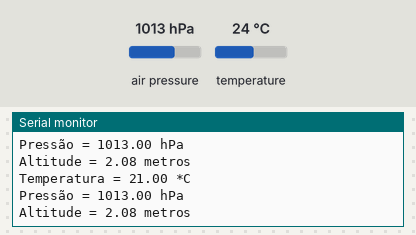
The sketch below on a simulated ESP8266 (NodeMCU). Parts: the last lines printed to the serial monitor. The test bench sets the inputs (shaded band); at power-on: air pressure 1013 hPa, temperature 24 °C. WiFi joins after 1.5 s; servers stay silent unless stated.

Above: at 2.7 s.
2.8 s: air pressure set to 952 hPa
At 4.1 s:
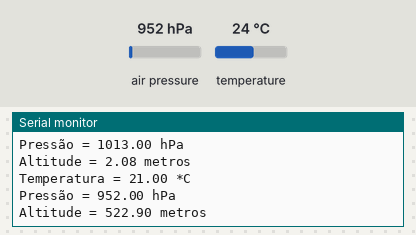
4.3 s: temperature set to 12 °C
At 5.3 s:
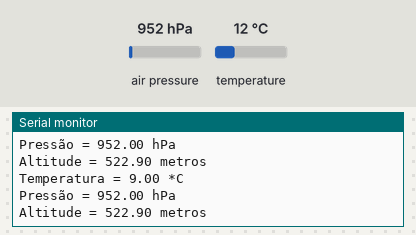
5.8 s: air pressure set to 975 hPa
At 7.3 s:
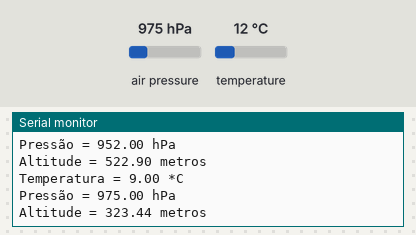
Timing chart, 0 to 8.8 s (numbered marks = the images above; inputs shaded):
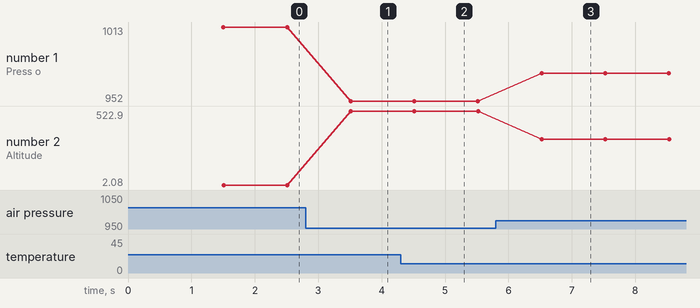

Measured:
- after the input at 2.8 s, the serial monitor: prints a new line after 0.71 s (image 1)
- after the input at 4.3 s, the serial monitor: prints a new line after 0.21 s (image 2)
- after the input at 5.8 s, the serial monitor: prints a new line after 0.72 s (image 3)
- plotted number 1: 1013 → 952 after the input at 2.8 s, 952 → 975 after the input at 5.8 s
- plotted number 2: 2.08 → 522.9 after the input at 2.8 s, 522.9 → 323.44 after the input at 5.8 s

The sketch:

Codigo_Sensor_WiFi.ino
```cpp
#include <Wire.h>
#include <Adafruit_Sensor.h>
#include <Adafruit_BMP280.h>
#include <ESP8266WiFi.h>


#define BMP_SDA 4  // Define o pino SDA (D2 no ESP8266)
#define BMP_SCL 5  // Define o pino SCL (D1 no ESP8266)

Adafruit_BMP280 bmp;
const char* ssid = "Tamyres";
const char* password = "al1916ta";


void setup() {
  // Inicializa a comunicação serial
  Serial.begin(115200);
  Wire.begin(BMP_SDA, BMP_SCL);

  if (!bmp.begin(0x76)) {
    Serial.println("Não foi possível encontrar um sensor BMP280. Verifique as conexões!");
    while (1);
  }

  // Conecta-se à rede Wi-Fi
  WiFi.begin(ssid, password);

  Serial.print("Conectando à rede Wi-Fi");

  // Aguarda a conexão com a rede
  while (WiFi.status() != WL_CONNECTED) {
    delay(500);
    Serial.print(".");
  }

  Serial.println("");
  Serial.println("Conectado à rede Wi-Fi");
}

void loop() {
  Serial.print("Temperatura = ");
  Serial.print(bmp.readTemperature() - 3);
  Serial.println(" *C");

  Serial.print("Pressão = ");
  Serial.print(bmp.readPressure() / 100.0F); // Dividido por 100 para converter para hPa
  Serial.println(" hPa");

  // Calcula a altitude com base na pressão padrão ao nível do mar (1013.25 hPa)
  float altitude = bmp.readAltitude(1013.25);
  Serial.print("Altitude = ");
  Serial.print(altitude);
  Serial.println(" metros");

  delay(1000); // Aguarda 1 segundo antes de ler novamente
}
```
